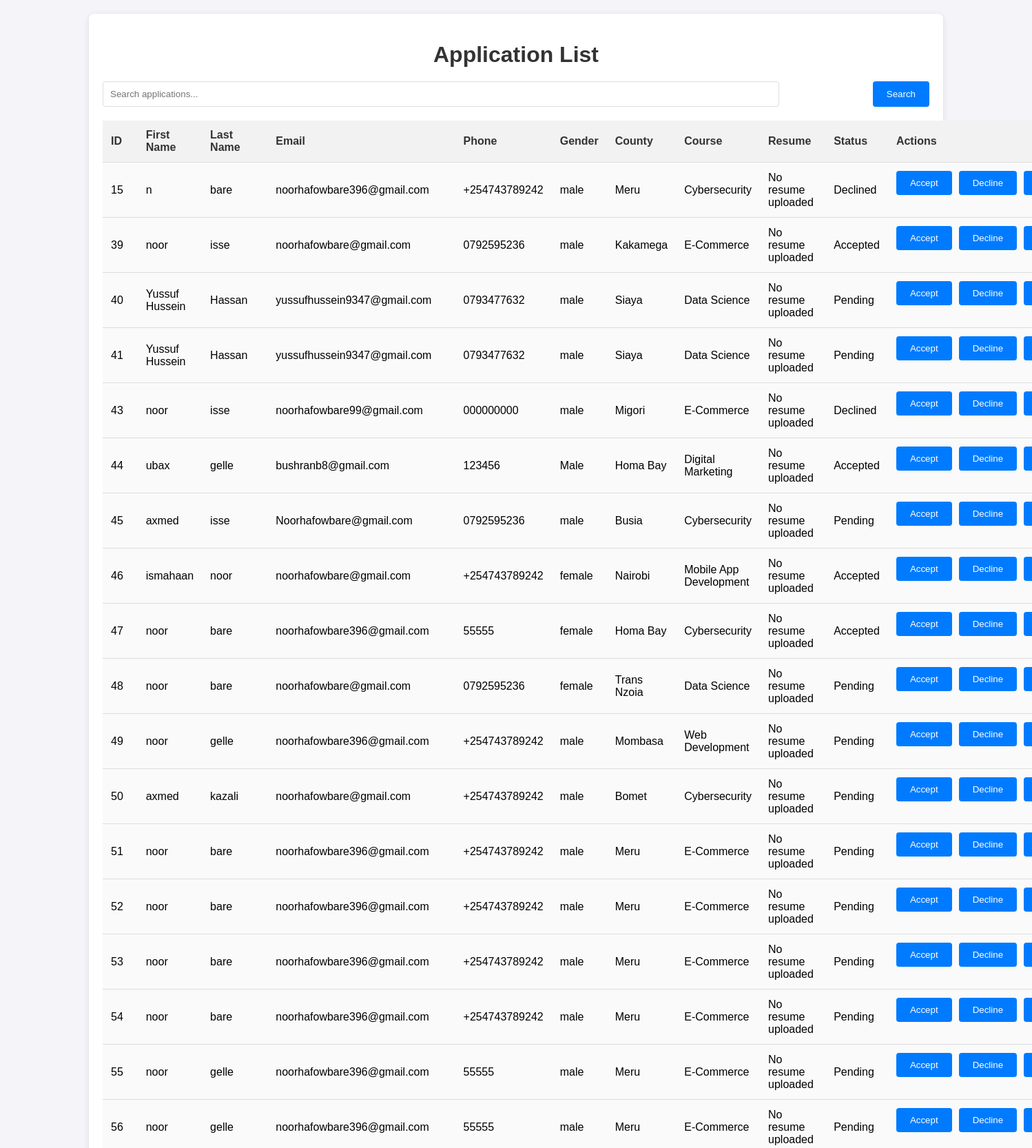
Page /admin/applications (upper part) on the committed database.
### tables this page shows
CREATE TABLE applications (
                    id INTEGER PRIMARY KEY AUTOINCREMENT,
                    first_name TEXT NOT NULL,
                    last_name TEXT NOT NULL,
                    email TEXT NOT NULL,
                    phone TEXT NOT NULL,
                    gender TEXT NOT NULL,
                    county TEXT NOT NULL,
                    course TEXT NOT NULL
                , status TEXT DEFAULT 'Pending', resume_path TEXT);

### app.py (the view)
@app.route('/admin/applications')
def view_applications():
    search = request.args.get('search', '')  # Search functionality
    page = request.args.get('page', 1, type=int)
    per_page = 80  # Number of records per page
    offset = (page - 1) * per_page
    conn = get_db_connection()
    search_query = f"%{search}%"  # Format search term for SQL LIKE
    applications = conn.execute(
        'SELECT * FROM applications WHERE first_name LIKE ? OR last_name LIKE ? LIMIT ? OFFSET ?',
        (search_query, search_query, per_page, offset)
    ).fetchall()
    total_query = 'SELECT COUNT(*) FROM applications WHERE first_name LIKE ? OR last_name LIKE ?'
    total = conn.execute(total_query, (search_query, search_query)).fetchone()[0]
    conn.close()
    return render_template('applications.html', applications=applications, page=page, per_page=per_page, total=total, search=search)

### app.py (called while the page is built)
def get_db_connection():
    conn = sqlite3.connect('database.db')
    conn.row_factory = sqlite3.Row
    return conn

### templates/applications.html (shortened to what this page needs)
<!DOCTYPE html>
<html lang="en">
  <head>
    <link
      rel="stylesheet"
      href="{{ url_for('static', filename='css/applications.css') }}"
    />
    <link
      href="https://cdn.jsdelivr.net/npm/sweetalert2@11/dist/sweetalert2.min.css"
      rel="stylesheet"
    />
  </head>
  <body>
    <div class="container">
      <h1>Application List</h1>
      <form
        method="get"
        action="{{ url_for('view_applications') }}"
        style="margin-bottom: 20px"
      >
        <input
          type="text"
          name="search"
          placeholder="Search applications..."
          value="{{ search }}"
        />
        <button type="submit">Search</button>
      </form>
      <table>
        <thead>
          <tr>
            <th>ID</th>
            <th>First Name</th>
            <th>Last Name</th>
            <th>Email</th>
            <th>Phone</th>
            <th>Gender</th>
            <th>County</th>
            <th>Course</th>
            <th>Resume</th>
            <th>Status</th>
            <th>Actions</th>
          </tr>
        </thead>
        <tbody>
          {% for application in applications %}
          <tr>
            <td>{{ application.id }}</td>
            <td>{{ application.first_name }}</td>
            <td>{{ application.last_name }}</td>
            <td>{{ application.email }}</td>
            <td>{{ application.phone }}</td>
            <td>{{ application.gender }}</td>
            <td>{{ application.county }}</td>
            <td>{{ application.course }}</td>
            <td>
              {% if application.resume_path %}
              <a
                href="{{ url_for('download_file', filename=application.resume_path.split('/')[-1]) }}"
                target="_blank"
                >Download Resume</a
              >
              {% else %} No resume uploaded {% endif %}
            </td>
            <td>
              <span class="status-label {{ application.status | lower }}"
                >{{ application.status }}</span
              >
            </td>
            <td>
              <div class="actions-container">
                <form
                  action="/accept_application/{{ application.id }}"
                  method="POST"
                  style="display: inline"
                >
                  <button type="submit" class="btn btn-success">Accept</button>
                </form>
                <form
                  action="/decline_application/{{ application.id }}"
                  method="POST"
                  style="display: inline"
                >
                  <button type="submit" class="btn btn-danger">Decline</button>
                </form>
                <form
                  action="/delete_application/{{ application.id }}"
                  method="POST"
                  style="display: inline"
                >
                  <button type="submit" class="btn btn-delete">Delete</button>
                </form>
              </div>
            </td>
          </tr>
          {% endfor %}
        </tbody>
      </table>
  </body>
</html>

### static/css/applications.css (style rules this page uses)
body { font-family: Arial, sans-serif; background-color: #f4f4f9; margin: 0; padding: 0; }
.container { width: 90%; max-width: 1200px; margin: 20px auto; padding: 20px; background-color: #fff; border-radius: 8px; box-shadow: 0 2px 10px rgba(0, 0, 0, 0.1); }
h1 { text-align: center; color: #333; font-size: 2rem; margin-bottom: 20px; }
form { display: flex; justify-content: space-between; margin-bottom: 20px; }
input[type="text"] { padding: 10px; width: 80%; border: 1px solid #ddd; border-radius: 4px; }
button[type="submit"] { padding: 10px 20px; background-color: #007bff; border: none; border-radius: 4px; color: white; cursor: pointer; transition: background-color 0.3s ease; }
table { width: 100%; border-collapse: collapse; margin-top: 20px; }
th, td { padding: 12px; text-align: left; border-bottom: 1px solid #ddd; }
th, tr { border-bottom: 1px solid #ddd; }
tr th { background-color: #f2f2f2; color: #333; }
td { background-color: #fafafa; }
tr:nth-child(even) { background-color: #f9f9f9; }
tr:nth-child(odd) { background-color: #ffffff; }
.actions-container { display: flex; gap: 10px; }
.btn { padding: 8px 16px; border: none; border-radius: 4px; cursor: pointer; transition: background-color 0.3s ease; }
.btn-success { background-color: #28a745; color: white; }
.btn-danger { background-color: #dc3545; color: white; }
.btn-delete { background-color: #ffc107; color: white; }

### rows in the picture
applications: id "15", first_name "n", last_name "bare", email "noorhafowbare396@gmail.com", phone "+254743789242", gender "male", county "Meru", course "Cybersecurity", status "Declined"
applications: id "39", first_name "noor", last_name "isse", email "noorhafowbare@gmail.com", phone "0792595236", gender "male", county "Kakamega", course "E-Commerce", status "Accepted"
applications: id "40", first_name "Yussuf Hussein", last_name "Hassan", email "yussufhussein9347@gmail.com", phone "0793477632", gender "male", county "Siaya", course "Data Science", status "Pending"
applications: id "41", first_name "Yussuf Hussein", last_name "Hassan", email "yussufhussein9347@gmail.com", phone "0793477632", gender "male", county "Siaya", course "Data Science", status "Pending"
applications: id "43", first_name "noor", last_name "isse", email "noorhafowbare99@gmail.com", phone "000000000", gender "male", county "Migori", course "E-Commerce", status "Declined"
applications: id "44", first_name "ubax", last_name "gelle", email "bushranb8@gmail.com", phone "123456", gender "Male", county "Homa Bay", course "Digital Marketing", status "Accepted"
applications: id "45", first_name "axmed", last_name "isse", email "Noorhafowbare@gmail.com", phone "0792595236", gender "male", county "Busia", course "Cybersecurity", status "Pending"
applications: id "46", first_name "ismahaan", last_name "noor", email "noorhafowbare@gmail.com", phone "+254743789242", gender "female", county "Nairobi", course "Mobile App Development", status "Accepted"
applications: id "47", first_name "noor", last_name "bare", email "noorhafowbare396@gmail.com", phone "55555", gender "female", county "Homa Bay", course "Cybersecurity", status "Accepted"
applications: id "48", first_name "noor", last_name "bare", email "noorhafowbare@gmail.com", phone "0792595236", gender "female", county "Trans Nzoia", course "Data Science", status "Pending"
applications: id "49", first_name "noor", last_name "gelle", email "noorhafowbare396@gmail.com", phone "+254743789242", gender "male", county "Mombasa", course "Web Development", status "Pending"
applications: id "50", first_name "axmed", last_name "kazali", email "noorhafowbare@gmail.com", phone "+254743789242", gender "male", county "Bomet", course "Cybersecurity", status "Pending"
applications: id "51", first_name "noor", last_name "bare", email "noorhafowbare396@gmail.com", phone "+254743789242", gender "male", county "Meru", course "E-Commerce", status "Pending"
applications: id "52", first_name "noor", last_name "bare", email "noorhafowbare396@gmail.com", phone "+254743789242", gender "male", county "Meru", course "E-Commerce", status "Pending"
applications: id "53", first_name "noor", last_name "bare", email "noorhafowbare396@gmail.com", phone "+254743789242", gender "male", county "Meru", course "E-Commerce", status "Pending"
applications: id "54", first_name "noor", last_name "bare", email "noorhafowbare396@gmail.com", phone "+254743789242", gender "male", county "Meru", course "E-Commerce", status "Pending"
applications: id "55", first_name "noor", last_name "gelle", email "noorhafowbare396@gmail.com", phone "55555", gender "male", county "Meru", course "E-Commerce", status "Pending"
applications: id "56", first_name "noor", last_name "gelle", email "noorhafowbare396@gmail.com", phone "55555", gender "male", county "Meru", course "E-Commerce", status "Pending"
